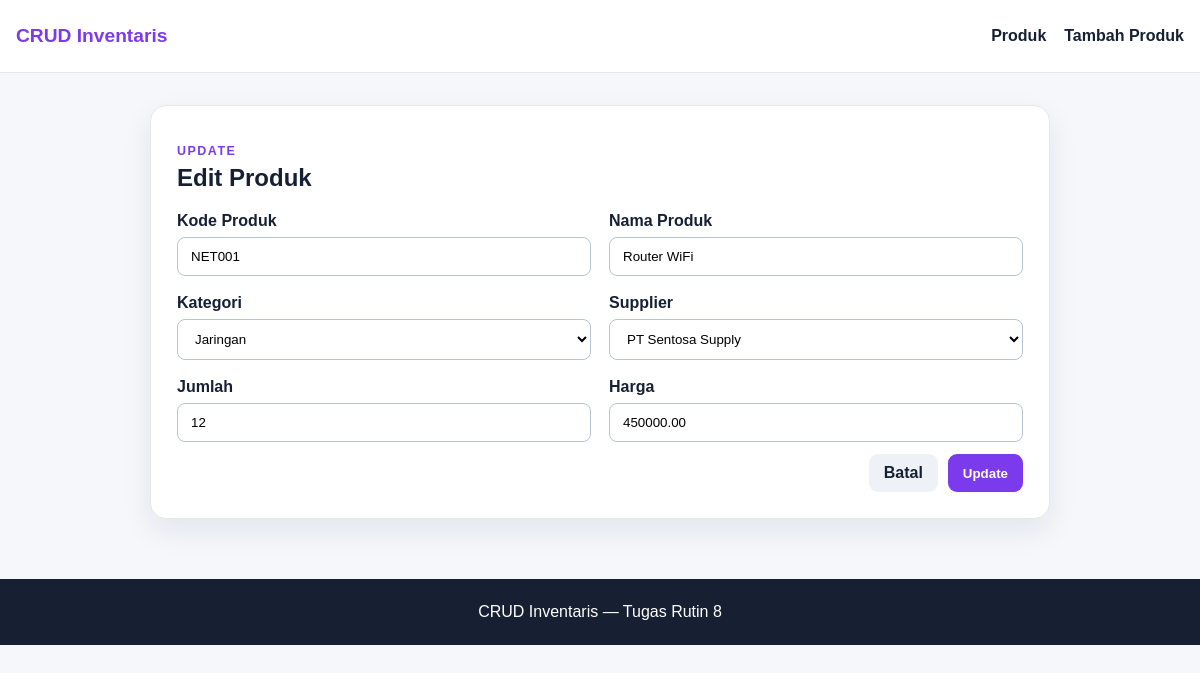
/edit.php?id=5, run on the app's committed database.
### tables this page shows
CREATE TABLE produk (
    id_produk INT AUTO_INCREMENT PRIMARY KEY,
    id_kategori INT NOT NULL,
    id_supplier INT NOT NULL,
    kode_produk VARCHAR(30) NOT NULL UNIQUE,
    nama_produk VARCHAR(150) NOT NULL,
    jumlah INT NOT NULL DEFAULT 0,
    harga DECIMAL(12,2) NOT NULL DEFAULT 0,
    created_at TIMESTAMP DEFAULT CURRENT_TIMESTAMP,
    CONSTRAINT fk_produk_kategori FOREIGN KEY (id_kategori) REFERENCES kategori(id_kategori)
        ON UPDATE CASCADE ON DELETE RESTRICT,
    CONSTRAINT fk_produk_supplier FOREIGN KEY (id_supplier) REFERENCES supplier(id_supplier)
        ON UPDATE CASCADE ON DELETE RESTRICT
);

CREATE TABLE kategori (
    id_kategori INT AUTO_INCREMENT PRIMARY KEY,
    nama_kategori VARCHAR(100) NOT NULL UNIQUE
);

CREATE TABLE supplier (
    id_supplier INT AUTO_INCREMENT PRIMARY KEY,
    nama_supplier VARCHAR(100) NOT NULL,
    telepon VARCHAR(30) NOT NULL,
    alamat VARCHAR(255) NOT NULL
);

### config/bootstrap.php (called while the page is built, shortened)
<?php
function e(?string $value): string
{
    return htmlspecialchars($value ?? '', ENT_QUOTES, 'UTF-8');
}

### public/edit.php (the view, shortened to what this page needs)
<?php
require_once __DIR__ . '/../config/bootstrap.php';
$id = filter_input(INPUT_GET,'id',FILTER_VALIDATE_INT);
$stmt = $pdo->prepare("SELECT * FROM produk WHERE id_produk=:id");
$stmt->execute(['id'=>$id]);
$product = $stmt->fetch();
$categories = $pdo->query("SELECT id_kategori,nama_kategori FROM kategori ORDER BY nama_kategori")->fetchAll();
$suppliers = $pdo->query("SELECT id_supplier,nama_supplier FROM supplier ORDER BY nama_supplier")->fetchAll();
require __DIR__ . '/../partials/header.php';
?>
<section class="card form-card">
    <p class="eyebrow">Update</p><h1>Edit Produk</h1>
    <form method="post">
        <div class="form-grid">
            <div class="form-group"><label for="kode_produk">Kode Produk</label>
                <input id="kode_produk" name="kode_produk" value="<?= e($product['kode_produk']) ?>" required></div>
            <div class="form-group"><label for="nama_produk">Nama Produk</label>
                <input id="nama_produk" name="nama_produk" value="<?= e($product['nama_produk']) ?>" required></div>
            <div class="form-group"><label for="id_kategori">Kategori</label>
                <select id="id_kategori" name="id_kategori" required>
                <?php foreach ($categories as $category): ?>
                    <option value="<?= (int)$category['id_kategori'] ?>"
                        <?= ((int)$product['id_kategori']===(int)$category['id_kategori'])?'selected':'' ?>>
                        <?= e($category['nama_kategori']) ?>
                    </option>
                <?php endforeach; ?>
                </select>
            </div>
            <div class="form-group"><label for="id_supplier">Supplier</label>
                <select id="id_supplier" name="id_supplier" required>
                <?php foreach ($suppliers as $supplier): ?>
                    <option value="<?= (int)$supplier['id_supplier'] ?>"
                        <?= ((int)$product['id_supplier']===(int)$supplier['id_supplier'])?'selected':'' ?>>
                        <?= e($supplier['nama_supplier']) ?>
                    </option>
                <?php endforeach; ?>
                </select>
            </div>
            <div class="form-group"><label for="jumlah">Jumlah</label>
                <input id="jumlah" type="number" name="jumlah" min="0" value="<?= e((string)$product['jumlah']) ?>" required></div>
            <div class="form-group"><label for="harga">Harga</label>
                <input id="harga" type="number" name="harga" min="0" step="0.01" value="<?= e((string)$product['harga']) ?>" required></div>
        </div>
        <div class="form-actions">
            <a class="button button--light" href="index.php">Batal</a>
            <button class="button button--primary" type="submit">Update</button>
        </div>
    </form>
</section>
<?php require __DIR__ . '/../partials/footer.php'; ?>

### public/style.css (style rules this page uses)
:root { --bg:#f5f7fb;--white:#fff;--text:#172033;--muted:#657086;--primary:#7c3aed;--border:#e5e7eb;--danger:#dc2626;--shadow:0 12px 30px rgba(15,23,42,.08) }
* { box-sizing:border-box }
body { margin:0;font-family:Arial,Helvetica,sans-serif;background:var(--bg);color:var(--text) }
a { color:inherit }
.eyebrow { margin-bottom:6px!important;color:var(--primary)!important;font-size:.78rem;font-weight:800;text-transform:uppercase;letter-spacing:.12em }
.card { padding:26px;background:var(--white);border:1px solid var(--border);border-radius:16px;box-shadow:var(--shadow) }
.button { display:inline-flex;align-items:center;justify-content:center;padding:10px 15px;border:0;border-radius:9px;background:var(--text);color:var(--white);text-decoration:none;font-weight:700;cursor:pointer }
.button--primary { background:var(--primary) }
.button--light { background:#eef2f7;color:var(--text) }
input,select { width:100%;padding:11px 13px;border:1px solid #b9c3d0;border-radius:8px;background:var(--white) }
.form-card { max-width:900px;margin:0 auto }
.form-card h1 { margin-top:0 }
.form-grid { display:grid;grid-template-columns:repeat(2,1fr);gap:18px }
.form-group label { display:block;margin-bottom:7px;font-weight:700 }
.form-actions { display:flex;justify-content:flex-end;gap:10px;margin-top:12px }

### data on the page
produk: kode_produk "NET001", nama_produk "Router WiFi", id_kategori "Jaringan", id_supplier "PT Sentosa Supply", jumlah "12", harga "450000.00"
